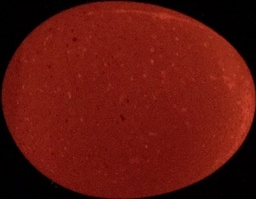
#> input picture angle1.jpg, 256 x 199 px, shrunk from 409 x 318 before the run
$ python main.py
#> lines starting #> are read from the running program, lines starting #| are printed output that depends on the picture
from scipy import integrate
import math
from cv2 import cv2 as cv2
import numpy

class circle_mapping_table:
  def __init__(self,r):
    self.full_table = {}
    self.r = r
    for i in range(self.r+1):
      self.full_table[i]=self._get_table(i)

  def _get_table(self, r):
    current_table={}
    current_table[0]=0
    for i in range (r):
      val,err = integrate.quad(lambda x,r:r * math.sqrt(1/(r**2-x**2)),0,i,args=(r,))
      current_table[i] = int(val)
    return current_table

  def check_table(self, r):
    return self.full_table[r]

class egg_curve_mapping_table:
  def __init__(self,r,s,l):
    self.full_table_s = {}
    self.full_table_l = {}
    self.r = r
    self.s = s
    self.l = l
    self.correlations = oval_func(r, s, l)
    for i in range (self.r):
      i_s, i_l = self.correlations.get_x(i)
      self.full_table_s[i_s], self.full_table_l[i_l]= self._get_table(int(math.sqrt(self.r**2-i**2)),i_s,i_l)

  def _get_table(self, r, s, l):
    current_table_s = {}
    current_table_l = {}
    current_table_s[0]=0
    for k in range (s):
      t = numpy.arange(0, k, 0.1)
      x = t-s
      y = r * numpy.sqrt(1-(s+l)**2 * x**2/((l-s)*x+2*s*l)**2)
      area_list = []
      area_list = [numpy.sqrt( (x[i]-x[i-1])**2 + (y[i]-y[i-1])**2 ) for i in range(1,len(t))]
      area = sum(area_list)
      current_table_s[s-k] = int(area)
    for m in range (l+1):
      t = numpy.arange(0, m, 0.1)
      x = t
      y = r * numpy.sqrt(1-(s+l)**2 * x**2/((l-s)*x+2*s*l)**2)
      area_list = []
      area_list = [numpy.sqrt( (x[i]-x[i-1])**2 + (y[i]-y[i-1])**2 ) for i in range(1,len(t))]
      area = sum(area_list)
      current_table_l[m] = int(area)

    # for i in range (s):
    #   val,err = integrate.quad(
    #     lambda x, r, s, l: math.sqrt(1 + (r * math.sqrt(1 - (s + l)**2 * x**2/(2*s*l + x*(l - s))**2 ) * (-0.5*(s + l)**2 * x**2 * (-2*l + 2*s)/(2*s*l + x*(l - s))**3 - (s + l)**2*x/(2*s*l + x*(l - s))**2))**2),
    #     i-s,0,
    #     args=(r, s, l,))
    #   current_table_s[s-i] = int(val)
    # for j in range (l+1):
    #   val,err = integrate.quad(
    #     lambda x, r, s, l: math.sqrt(1 + (r * math.sqrt(1 - (s + l)**2 * x**2/(2*s*l + x*(l - s))**2 ) * (-0.5*(s + l)**2 * x**2 * (-2*l + 2*s)/(2*s*l + x*(l - s))**3 - (s + l)**2*x/(2*s*l + x*(l - s))**2))**2),
    #     0,j,
    #     args=(r, s, l,))
    #   current_table_l[j] = int(val)
    return current_table_s, current_table_l

  def check_table(self, r):
    s, l = self.correlations.get_x(r)
    return self.full_table_s[s], self.full_table_l[l]

class oval_func:
  def __init__(self,r,s,l):
    self.short_curve_x={}
    self.long_curve_x={}
    self.short_curve_y={}
    self.long_curve_y={}
    self.s = s
    temp_table={}
    last_y=0
    for i in range(s+1):
      temp = i-s
      self.short_curve_x[i] = int(r * math.sqrt(1-(s+l)**2 * temp**2/((l-s)*temp+2*s*l)**2))
      temp_table[self.short_curve_x[i]]= s-i
    for k in range(r+1):
      if k in temp_table:
        self.short_curve_y[k] = temp_table[k]
        last_y = temp_table[k]
      else:
        self.short_curve_y[k] = last_y
    temp_table={}
    last_y=0
    for j in range(l+1):
      self.long_curve_x[j] = int(r * math.sqrt(1-(s+l)**2 * j**2/((l-s)*j+2*s*l)**2))
      temp_table[self.long_curve_x[j]] = j
    for g in range(r+1):
      if g in temp_table:
        self.long_curve_y[g] = temp_table[g]
        last_y = temp_table[g]
      else:
        self.long_curve_y[g] = last_y

  def get_y(self, x):
    if x < self.s:
      return self.short_curve_x[x]
    else:
      return self.long_curve_x[x-self.s]

  def get_x(self, y):
    return self.short_curve_y[y], self.long_curve_y[y]

def curve_ext(input_img, ratio = 0.46):
  ## make new empty image.
#> called with input_img = 'angle1.jpg', ratio = 0.48
  pi=3.14159
  img=cv2.imread(input_img)
#> img is the input picture: shape (199, 256, 3); mean B, G, R 13.7, 20.8, 98.8
  h,w,c = img.shape
#> h = 199; w = 256; c = 3
  r = int(h/2)
#> r = 99
  s = int(w * ratio)
#> s = 122
  l = int(w * (1-ratio))
#> l = 133
  h_out = int(h*pi/2)
#> h_out = 312
  w_out = int(w*pi/2)
#> w_out = 402
  print("r:",r)
#| r: 99
  print("s:",s)
#| s: 122
  print("l:",l)
#| l: 133
  print("input hight:", h)
#| input hight: 199
  print("input weight:", w)
#| input weight: 256
  print("output hight:", h_out)
#| output hight: 312
  print("output weight:", w_out)
#| output weight: 402

  ## for iteration to calcaulate mapping point in the original image. Round the float value.
  correlations = oval_func(r, s, l)
  table_c = circle_mapping_table(r)
  table_e = egg_curve_mapping_table(r, s, l)
  result = numpy.zeros((h_out,w_out,c),numpy.uint8)
  x_draft_s = {}
  x_draft_l = {}
  y_draft = {}
  for i in range(w):
    y = correlations.get_y(i)
    y_draft[i] = table_c.check_table(y)
  for j in range(r):
    x_draft_s[j], x_draft_l[j] = table_e.check_table(j)
  # [5 lines of commented-out code are left out]
  offset_y=int(h_out/2)
#> offset_y = 156
  offset_x=int(w_out*ratio)
#> offset_x = 192
  for k in range(c):
    #stretch
    for i in range (w):
      for j in range(r):
        x_maps_s = x_draft_s[j]
        x_maps_l = x_draft_l[j]
        y_maps =  y_draft[i]
        if j in y_maps:
          if i<s and s-i in x_maps_s:
            result[offset_y+y_maps[j], offset_x-x_maps_s[s-i], k] = img[int(h/2)+j, i, k]
            result[offset_y-y_maps[j], offset_x-x_maps_s[s-i], k] = img[int(h/2)-j, i, k]
          elif i-s in x_maps_l:
            result[offset_y+y_maps[j], offset_x+x_maps_l[i-s], k] = img[int(h/2)+j, i, k]
            result[offset_y-y_maps[j], offset_x+x_maps_l[i-s], k] = img[int(h/2)-j, i, k]
    #fill in
    for i in range (w_out):
      for j in range (2, offset_y):
        if result[j,i,k] == 0:
          result[j,i,k] = result[j-1,i,k]
        if result[2*offset_y - j,i,k] == 0:
          result[2*offset_y - j,i,k] = result[2*offset_y - j+1,i,k]

    for i in range (offset_x):
      for j in range (2, offset_y):
        if result[j,i,k] == 0:
          result[j,i,k] = result[j,i+1,k]
        if result[2*offset_y - j,i,k] == 0:
          result[2*offset_y - j,i,k] = result[2*offset_y - j,i+1,k]

    for i in range (w_out, offset_x):
      for j in range (2, offset_y):
        if result[j,i,k] == 0:
          result[j,i,k] = result[j,i-1,k]
        if result[2*offset_y - j,i,k] == 0:
          result[2*offset_y - j,i,k] = result[2*offset_y - j,i-1,k]
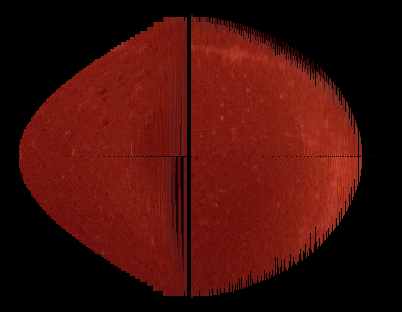
#> result: shape (312, 402, 3); mean B, G, R 9.7, 14.8, 67.9
  return result

def main():
  #val,err = integrate.quad(circle_func, -2,2, args=(2,))
  #print(val)
  img_file = 'angle1.jpg'
  result1 = curve_ext(img_file, 0.48)
  cv2.imshow('result1', result1)
  cv2.imwrite('result1.jpg', result1)
  #cv2.imwrite('resultseg1.jpg', result1[150:350,])
  # cv2.waitKey(0)
  img_file = 'angle2.jpg'
  result2 = curve_ext(img_file, 0.48)
#> call 2 of curve_ext, with input_img = 'angle2.jpg', ratio = 0.48
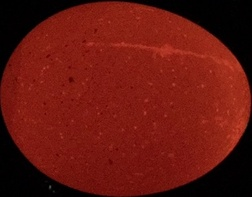
#> input picture angle2.jpg, 252 x 197 px, shrunk from 403 x 315 before the run
#> in curve_ext, img is the input picture: shape (197, 252, 3); mean B, G, R 14.9, 22.5, 102.6
#| r: 98
#| s: 120
#| l: 131
#| input hight: 197
#| input weight: 252
#| output hight: 309
#| output weight: 395
  cv2.imshow('result2', result2)
  cv2.imwrite('result2.jpg', result2)
  #cv2.imwrite('resultseg2.jpg', result2[150:350,])
  # cv2.waitKey(0)
  img_file = 'angle3.jpg'
  result3 = curve_ext(img_file, 0.48)
  cv2.imshow('result3', result3)
  cv2.imwrite('result3.jpg', result3)
  #cv2.imwrite('resultseg3.jpg', result3[150:350,])
  # cv2.waitKey(0)
  img_file = 'angle4.jpg'
  result4 = curve_ext(img_file, 0.48)
  cv2.imshow('result4', result4)
  cv2.imwrite('result4.jpg', result4)
  #cv2.imwrite('resultseg4.jpg', result4[150:350,])
  # cv2.waitKey(0)

if __name__ == "__main__":
#> (the run stopped early here; a loop or call above may not have finished)
